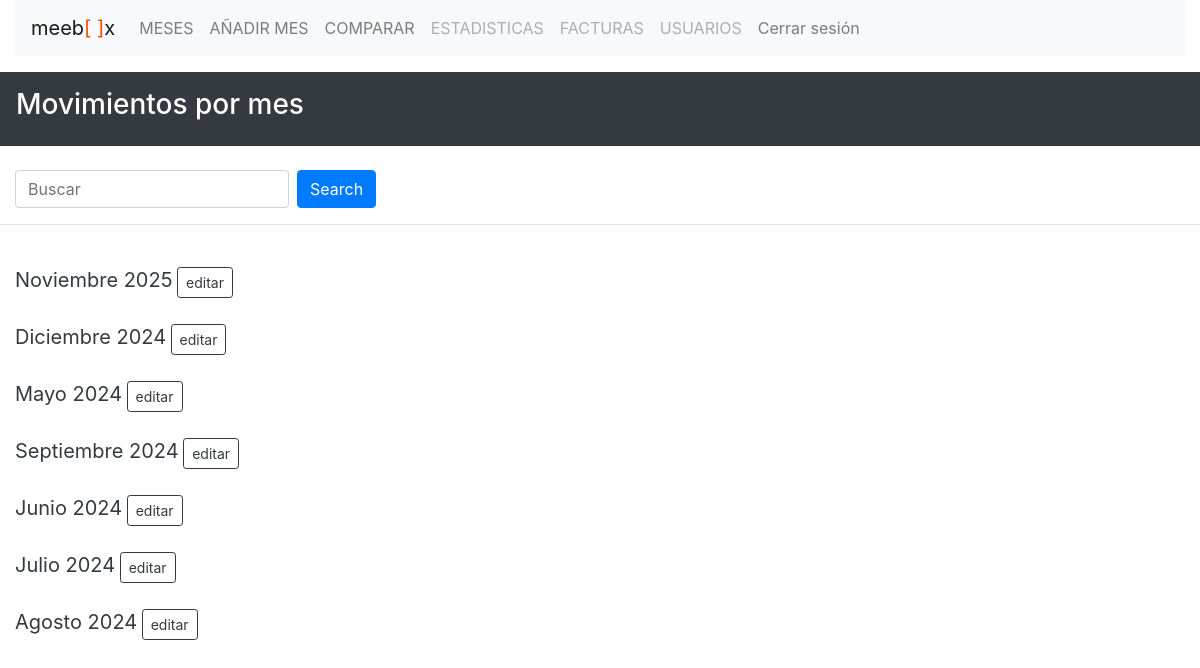
The app's page / (signed in) with its own data.
### base/models.py (models this page shows)
class Month(models.Model):
    creator = models.ForeignKey(User, on_delete=models.SET("deleted user"), null=True)
    name = models.CharField(max_length=30)
    created = models.DateTimeField(auto_now_add=True)
    description = models.TextField(null=True,blank=True)
    class Meta:
        ordering = ['-created']
    def __str__(self):
        return self.name

### base/views.py (the view)
# urls.py: path('',views.home, name='home'),
@login_required
def home(request):
    query = request.GET.get('q') if request.GET.get('q') != None else ''
    if query:
        months = Month.objects.filter(name__icontains=query)
    else:
        months = Month.objects.all()
    context = {'months': months}
    return render(request, 'home.html', context)

### templates/home.html (shortened to what this page needs)
{% extends 'main_template.html' %}
{% block content %}
<div class="container-fluid p-3 my-3 bg-dark text-white"><h3>Movimientos por mes</h3></div>
    <div class="container-fluid mt-4">
        <form method="get" action="{% url 'home' %}" class="form-inline">
            <input type="text" name="q" value="{{ query|default_if_none:'' }}" placeholder="Buscar" class ="form-control mr-sm-2">
            <button type="submit" class="btn btn-primary">Search</button>
        </form>
    </div>
<hr>
<br>
    <div class="container-fluid">
        {% for month in months %}
            <a href="/other/{{ month.id }}" class="text-dark" style="font-size: 1.25rem;">{{ month }}</a>
            <a href="/edit_month/{{ month.id }}"><button class="btn btn-outline-dark btn-sm">editar</button></a><br><br>
        {% endfor %}
    </div>
{% endblock %}

### records on screen
Month: name "Noviembre 2025"
Month: name "Diciembre 2024"
Month: name "Mayo 2024"
Month: name "Septiembre 2024"
Month: name "Junio 2024"
Month: name "Julio 2024"
Month: name "Agosto 2024"
